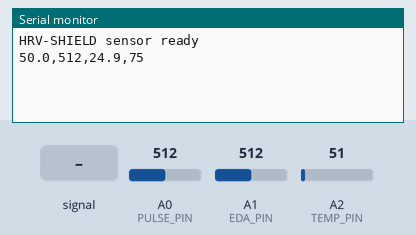
The sketch below on a simulated Arduino Uno, built with avr-gcc and run on an emulated ATmega328P. Shown: the last lines printed to the serial monitor. Inputs (shaded band) come from the test bench; at power-on: A2 (TEMP_PIN) = 51, A1 (EDA_PIN) = 512, A0 (PULSE_PIN) = 512.

Above: at 1.2 s.
1.3 s: A0 (PULSE_PIN) fed a 2 Hz sine of ±306 counts around its level
At 2.6 s:
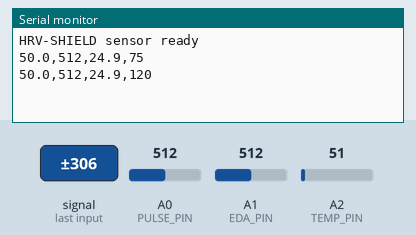
2.8 s: A2 (TEMP_PIN) set to 61
At 3.6 s:
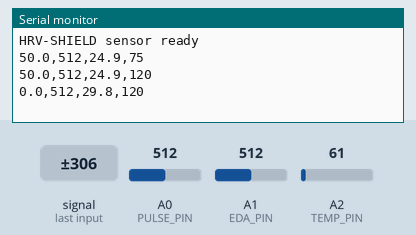
4.3 s: A1 (EDA_PIN) set to 716
At 5.6 s:
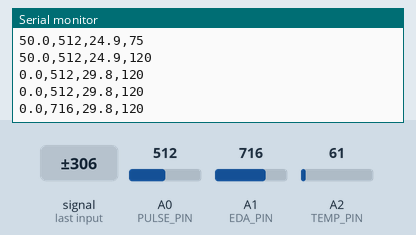
5.8 s: A2 (TEMP_PIN) set to 71
At 6.8 s:
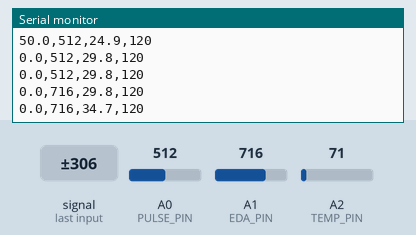
7.3 s: A1 (EDA_PIN) set to 900
At 8.6 s:
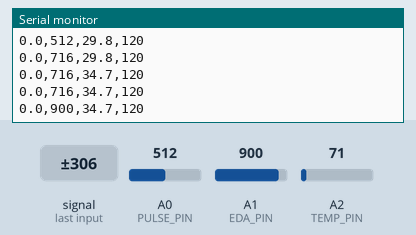
Timing chart, 0 to 9.8 s (numbered marks = the images above; inputs shaded):
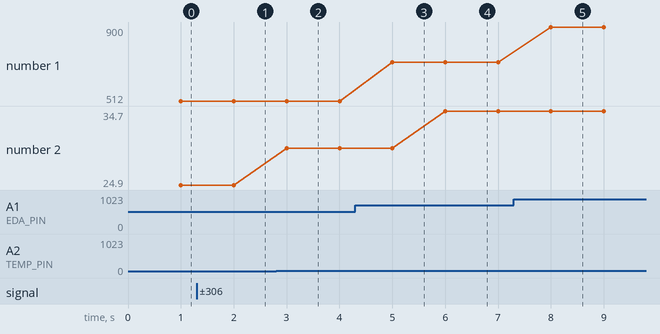

Measured:
- after the input at 1.3 s, the serial monitor: prints a new line after 0.70 s (image 1)
- after the input at 2.8 s, the serial monitor: prints a new line after 0.20 s (image 2)
- after the input at 4.3 s, the serial monitor: prints a new line after 0.70 s (image 3)
- after the input at 5.8 s, the serial monitor: prints a new line after 0.20 s (image 4)
- after the input at 7.3 s, the serial monitor: prints a new line after 0.70 s (image 5)
- plotted number 1: 512 → 716 after the input at 4.3 s, 716 → 900 after the input at 7.3 s
- plotted number 2: 24.9 → 29.8 after the input at 2.8 s, 29.8 → 34.7 after the input at 5.8 s

The sketch:

hrv_shield_sensors.ino
```cpp
/*
 * HRV-SHIELD Arduino Sketch
 * ─────────────────────────
 * Reads physiological sensors and sends CSV data to the Flask backend via serial.
 *
 * Expected hardware:
 *   - Pulse sensor (e.g. PulseSensor Playground) on analog pin A0
 *   - Grove GSR (EDA) sensor on analog pin A1
 *   - DS18B20 or LM35 skin temperature sensor on pin A2
 *
 * Output format (1 Hz):
 *   hrv_rmssd,eda_raw,skin_temp_c,heart_rate
 *   e.g.:  42.3,180,36.7,78
 *
 * Install libraries:
 *   PulseSensor Playground  (Sketch → Include Library → Manage Libraries)
 */

// ── pins ──────────────────────────────────────────────────────────
#define PULSE_PIN   A0
#define EDA_PIN     A1
#define TEMP_PIN    A2

// ── HRV computation window ────────────────────────────────────────
const int RR_BUFFER_SIZE = 20;
float  rr_intervals[RR_BUFFER_SIZE];
int    rr_idx     = 0;
bool   rr_full    = false;
unsigned long last_beat_ms = 0;
int    bpm        = 0;

// ── PulseSensor state machine ─────────────────────────────────────
int    pulse_thresh = 512;    // adjust for your sensor
bool   in_beat      = false;

// ── output interval ───────────────────────────────────────────────
unsigned long last_output_ms = 0;
const int OUTPUT_INTERVAL_MS = 1000;   // 1 Hz

void setup() {
  Serial.begin(9600);
  analogReference(DEFAULT);
  Serial.println("HRV-SHIELD sensor ready");
}

void loop() {
  readPulse();

  unsigned long now = millis();
  if (now - last_output_ms >= OUTPUT_INTERVAL_MS) {
    last_output_ms = now;
    emitReading();
  }
}

// ── pulse / HRV reading ───────────────────────────────────────────
void readPulse() {
  int raw = analogRead(PULSE_PIN);
  unsigned long now = millis();

  if (raw > pulse_thresh && !in_beat) {
    in_beat = true;
    if (last_beat_ms > 0) {
      float rr = now - last_beat_ms;         // ms
      if (rr > 300 && rr < 2000) {           // physiologically valid range
        rr_intervals[rr_idx % RR_BUFFER_SIZE] = rr;
        rr_idx++;
        if (rr_idx >= RR_BUFFER_SIZE) rr_full = true;
        bpm = (int)(60000.0 / rr);
      }
    }
    last_beat_ms = now;
  }
  if (raw < pulse_thresh - 20) {
    in_beat = false;
  }
}

// ── RMSSD calculation ─────────────────────────────────────────────
float computeRMSSD() {
  int n = rr_full ? RR_BUFFER_SIZE : rr_idx;
  if (n < 2) return 50.0;  // default before enough data
  float sum_sq = 0;
  for (int i = 1; i < n; i++) {
    int a = (rr_idx - n + i - 1 + RR_BUFFER_SIZE) % RR_BUFFER_SIZE;
    int b = (rr_idx - n + i     + RR_BUFFER_SIZE) % RR_BUFFER_SIZE;
    float diff = rr_intervals[b] - rr_intervals[a];
    sum_sq += diff * diff;
  }
  return sqrt(sum_sq / (n - 1));
}

// ── EDA reading ───────────────────────────────────────────────────
float readEDA() {
  // Grove GSR: higher conductance = more arousal/stress
  // Returns raw ADC value 0-1023
  return (float)analogRead(EDA_PIN);
}

// ── temperature reading ───────────────────────────────────────────
float readTemp() {
  // LM35: 10mV per °C, 5V ref → 0.004887 V per unit → °C = raw * 0.48828
  // Adjust for your specific sensor
  float raw = analogRead(TEMP_PIN);
  return raw * (5.0 / 1023.0) * 100.0;  // LM35 formula
}

// ── serial output ─────────────────────────────────────────────────
void emitReading() {
  float rmssd = computeRMSSD();
  float eda   = readEDA();
  float temp  = readTemp();
  int   hr    = (bpm > 0 && bpm < 220) ? bpm : 75;  // fallback if no beat yet

  Serial.print(rmssd, 1);
  Serial.print(",");
  Serial.print(eda, 0);
  Serial.print(",");
  Serial.print(temp, 1);
  Serial.print(",");
  Serial.println(hr);
}
```
